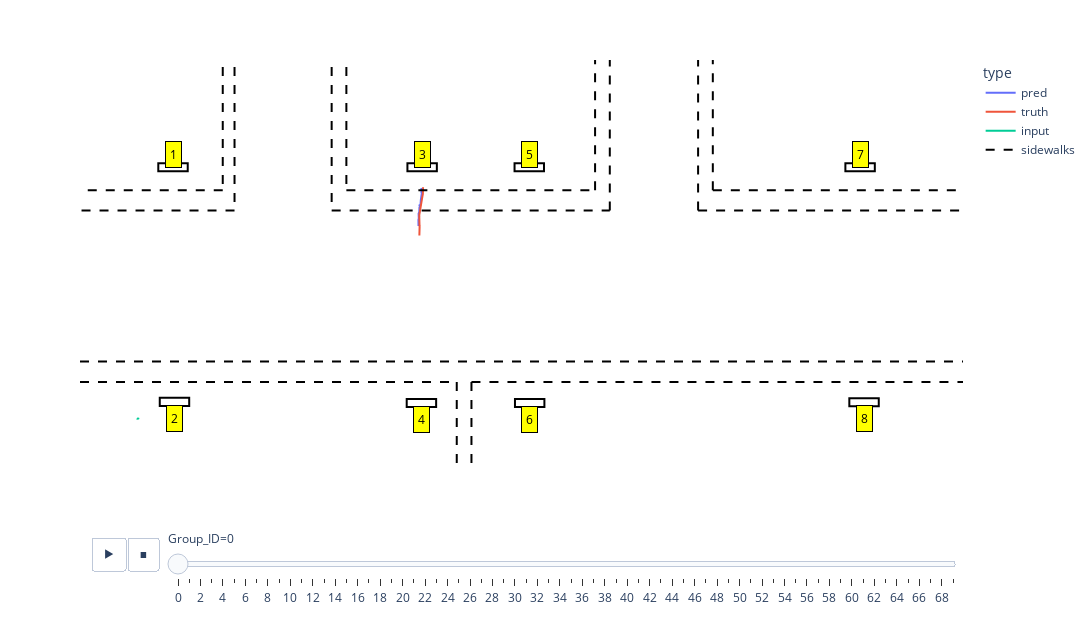

Source (notebook cell):
### Code cell
plt = px.line(df, x="X", y="Y", animation_frame="Group_ID", animation_group="type",
                 color="type", hover_name="type",
                 range_x=[0, 15000], range_y=[5000,10000], 
                 width=15000 / 12, height=5000 / 8)

plt.update_layout({
    'autosize':  False, # True,
    'plot_bgcolor': 'rgba(255, 255, 255, 100)',  # Makes plot background transparent
    'paper_bgcolor': 'rgba(255, 255, 255, 100)', # Makes the entire figure background transparent
    'xaxis': {'showgrid': False},        # Hides the x-axis grid lines
    'yaxis': {'showgrid': False}         # Hides the y-axis grid lines
})
plt.update_xaxes(title_text='', showticklabels=False, visible=False)  # Hides the entire x-axis
plt.update_yaxes(title_text='', showticklabels=False, visible=False)  # Hides the entire y-axis

# Adjust animation duration and frame duration
plt.layout.updatemenus[0].buttons[0].args[1]['frame']['duration'] = 500
plt.layout.updatemenus[0].buttons[0].args[1]['transition']['duration'] = 100


# Function to add a line to the Plotly figure
def add_sidewalk(fig, x0, y0, x1, y1, showlegend):
    fig.add_shape(type='line',
                  x0=x0, y0=y0, x1=x1, y1=y1,
                  line=dict(color='black', width=2, dash='dash'),
                  name='sidewalks',
                  legendgroup='sidewalks',  # this groups legend entries together
                  showlegend=showlegend)
    return fig


# Adding lines to the figure
for i, (key, v) in enumerate(sidewalks.items()):
    showlegend = True if i == 0 else False
    plt = add_sidewalk(plt, *v, showlegend=showlegend)


def draw_rectangle(fig, center, lx, ly, label):
    cx, cy = center
    x0 = cx - lx / 2
    y0 = cy - ly / 2
    x1 = x0 + lx
    y1 = y0 + ly
    
    # Add rectangle shape
    fig.add_shape(type="rect",
                  x0=x0, y0=y0, x1=x1, y1=y1,
                  line=dict(color="black", width=2),
                  fillcolor="rgba(0,0,0,0)",
                  name=str(label))
    
    # Determine text offset based on the y-coordinate
    dy = -200 if cy <= 8000 else 150
    
    # Add text annotation
    fig.add_annotation(x=cx, y=cy + dy, text=str(label),
                       showarrow=False,
                       bgcolor='yellow',
                       bordercolor='black',
                       borderpad=4,
                       font=dict(color='black'))

    return fig

for k, v in stations.items():
    plt = draw_rectangle(plt, v, 500, 100, k)



plt.show()

### Figure 1 — Plotly figure (JSON) as saved in the notebook; plotly's stock layout.template omitted (floating-point values rounded to 4 significant figures)
{"data": [{"hovertemplate": "<b>%{hovertext}</b><br><br>type=pred<br>Group_ID=0<br>X=%{x}<br>Y=%{y}<extra></extra>", "hovertext": ["pred", "pred", "pred", "pred", "pred", "pred", "pred", "pred", "pred", "pred", "pred", "pred", "pred", "pred", "pred", "pred", "pred", "pred", "pred", "pred", "pred", "pred", "pred", "pred", "pred", "pred", "pred", "pred", "pred", "pred", "pred", "pred", "pred", "pred", "pred", "pred", "pred", "pred", "pred", "pred"], "ids": ["pred", "pred", "pred", "pred", "pred", "pred", "pred", "pred", "pred", "pred", "pred", "pred", "pred", "pred", "pred", "pred", "pred", "pred", "pred", "pred", "pred", "pred", "pred", "pred", "pred", "pred", "pred", "pred", "pred", "pred", "pred", "pred", "pred", "pred", "pred", "pred", "pred", "pred", "pred", "pred"], "legendgroup": "pred", "line": {"color": "#636efa", "dash": "solid"}, "marker": {"symbol": "circle"}, "mode": "lines", "name": "pred", "orientation": "v", "showlegend": true, "type": "scatter", "x": [5817.0, 5816.0, 5800.0, 5807.0, 5803.0, 5800.0, 5795.0, 5803.0, 5801.0, 5811.0, 5804.0, 5800.0, 5800.0, 5802.0, 5787.0, 5797.0, 5790.0, 5789.0, 5788.0, 5786.0, 5780.0, 5785.0, 5768.0, 5775.0, 5766.0, 5767.0, 5763.0, 5762.0, 5764.0, 5752.0, 5755.0, 5752.0, 5750.0, 5755.0, 5749.0, 5748.0, 5746.0, 5745.0, 5749.0, 5750.0], "xaxis": "x", "y": [8420.0, 8417.0, 8416.0, 8410.0, 8403.0, 8393.0, 8386.0, 8379.0, 8370.0, 8361.0, 8351.0, 8341.0, 8328.0, 8320.0, 8308.0, 8298.0, 8285.0, 8277.0, 8262.0, 8252.0, 8241.0, 8223.0, 8215.0, 8205.0, 8188.0, 8172.0, 8159.0, 8145.0, 8131.0, 8115.0, 8101.0, 8084.0, 8070.0, 8055.0, 8036.0, 8023.0, 8008.0, 7992.0, 7979.0, 7960.0], "yaxis": "y"}, {"hovertemplate": "<b>%{hovertext}</b><br><br>type=truth<br>Group_ID=0<br>X=%{x}<br>Y=%{y}<extra></extra>", "hovertext": ["truth", "truth", "truth", "truth", "truth", "truth", "truth", "truth", "truth", "truth", "truth", "truth", "truth", "truth", "truth", "truth", "truth", "truth", "truth", "truth", "truth", "truth", "truth", "truth", "truth", "truth", "truth", "truth", "truth", "truth", "truth", "truth", "truth", "truth", "truth", "truth", "truth", "truth", "truth", "truth"], "ids": ["truth", "truth", "truth", "truth", "truth", "truth", "truth", "truth", "truth", "truth", "truth", "truth", "truth", "truth", "truth", "truth", "truth", "truth", "truth", "truth", "truth", "truth", "truth", "truth", "truth", "truth", "truth", "truth", "truth", "truth", "truth", "truth", "truth", "truth", "truth", "truth", "truth", "truth", "truth", "truth"], "legendgroup": "truth", "line": {"color": "#EF553B", "dash": "solid"}, "marker": {"symbol": "circle"}, "mode": "lines", "name": "truth", "orientation": "v", "showlegend": true, "type": "scatter", "x": [5825.0, 5828.0, 5828.0, 5828.0, 5828.0, 5828.0, 5828.0, 5827.0, 5828.0, 5828.0, 5827.0, 5825.0, 5816.0, 5805.0, 5793.0, 5782.0, 5776.0, 5775.0, 5773.0, 5770.0, 5768.0, 5766.0, 5764.0, 5763.0, 5762.0, 5761.0, 5761.0, 5761.0, 5762.0, 5763.0, 5765.0, 5766.0, 5768.0, 5769.0, 5770.0, 5770.0, 5770.0, 5768.0, 5766.0, 5765.0], "xaxis": "x", "y": [8423.0, 8424.0, 8424.0, 8424.0, 8429.0, 8432.0, 8434.0, 8436.0, 8432.0, 8413.0, 8386.0, 8355.0, 8321.0, 8281.0, 8239.0, 8196.0, 8168.0, 8165.0, 8153.0, 8140.0, 8127.0, 8114.0, 8097.0, 8079.0, 8061.0, 8042.0, 8038.0, 8031.0, 8018.0, 8005.0, 7992.0, 7979.0, 7965.0, 7950.0, 7936.0, 7922.0, 7906.0, 7885.0, 7864.0, 7843.0], "yaxis": "y"}, {"hovertemplate": "<b>%{hovertext}</b><br><br>type=input<br>Group_ID=0<br>X=%{x}<br>Y=%{y}<extra></extra>", "hovertext": ["input", "input", "input", "input", "input", "input", "input", "input", "input", "input", "input", "input", "input", "input", "input", "input", "input", "input", "input", "input", "input", "input", "input", "input", "input", "input", "input", "input", "input", "input"], "ids": ["input", "input", "input", "input", "input", "input", "input", "input", "input", "input", "input", "input", "input", "input", "input", "input", "input", "input", "input", "input", "input", "input", "input", "input", "input", "input", "input", "input", "input", "input"], "legendgroup": "input", "line": {"color": "#00cc96", "dash": "solid"}, "marker": {"symbol": "circle"}, "mode": "lines", "name": "input", "orientation": "v", "showlegend": true, "type": "scatter", "x": [986.8, 985.2, 983.3, 982.3, 982.0, 982.0, 982.0, 982.0, 982.1, 981.8, 983.8, 990.7, 992.2, 992.7, 992.8, 992.8, 992.7, 992.4, 992.4, 992.3, 992.2, 991.7, 991.0, 990.6, 991.6, 992.5, 993.5, 994.4, 995.0, 995.2], "xaxis": "x", "y": [5602.0, 5601.0, 5600.0, 5598.0, 5596.0, 5595.0, 5595.0, 5595.0, 5595.0, 5595.0, 5594.0, 5594.0, 5594.0, 5593.0, 5592.0, 5591.0, 5589.0, 5589.0, 5589.0, 5589.0, 5590.0, 5591.0, 5594.0, 5595.0, 5592.0, 5589.0, 5587.0, 5586.0, 5586.0, 5586.0], "yaxis": "y"}], "layout": {"annotations": [{"bgcolor": "yellow", "bordercolor": "black", "borderpad": 4, "font": {"color": "black"}, "showarrow": false, "text": "1", "x": 1580, "y": 8833}, {"bgcolor": "yellow", "bordercolor": "black", "borderpad": 4, "font": {"color": "black"}, "showarrow": false, "text": "2", "x": 1605, "y": 5600}, {"bgcolor": "yellow", "bordercolor": "black", "borderpad": 4, "font": {"color": "black"}, "showarrow": false, "text": "3", "x": 5812, "y": 8833}, {"bgcolor": "yellow", "bordercolor": "black", "borderpad": 4, "font": {"color": "black"}, "showarrow": false, "text": "4", "x": 5800, "y": 5586}, {"bgcolor": "yellow", "bordercolor": "black", "borderpad": 4, "font": {"color": "black"}, "showarrow": false, "text": "5", "x": 7632, "y": 8833}, {"bgcolor": "yellow", "bordercolor": "black", "borderpad": 4, "font": {"color": "black"}, "showarrow": false, "text": "6", "x": 7639, "y": 5586}, {"bgcolor": "yellow", "bordercolor": "black", "borderpad": 4, "font": {"color": "black"}, "showarrow": false, "text": "7", "x": 13252, "y": 8833}, {"bgcolor": "yellow", "bordercolor": "black", "borderpad": 4, "font": {"color": "black"}, "showarrow": false, "text": "8", "x": 13319, "y": 5596}], "autosize": false, "height": 625, "legend": {"title": {"text": "type"}, "tracegroupgap": 0}, "margin": {"t": 60}, "paper_bgcolor": "rgba(255, 255, 255, 100)", "plot_bgcolor": "rgba(255, 255, 255, 100)", "shapes": [{"legendgroup": "sidewalks", "line": {"color": "black", "dash": "dash", "width": 2}, "name": "sidewalks", "showlegend": true, "type": "line", "x0": 2625, "x1": 2625, "y0": 15000, "y1": 8150}, {"legendgroup": "sidewalks", "line": {"color": "black", "dash": "dash", "width": 2}, "name": "sidewalks", "showlegend": false, "type": "line", "x0": 2425, "x1": 2425, "y0": 15000, "y1": 8400}, {"legendgroup": "sidewalks", "line": {"color": "black", "dash": "dash", "width": 2}, "name": "sidewalks", "showlegend": false, "type": "line", "x0": 2625, "x1": 0, "y0": 8150, "y1": 8150}, {"legendgroup": "sidewalks", "line": {"color": "black", "dash": "dash", "width": 2}, "name": "sidewalks", "showlegend": false, "type": "line", "x0": 2425, "x1": 0, "y0": 8400, "y1": 8400}, {"legendgroup": "sidewalks", "line": {"color": "black", "dash": "dash", "width": 2}, "name": "sidewalks", "showlegend": false, "type": "line", "x0": 0, "x1": 16000, "y0": 6295, "y1": 6295}, {"legendgroup": "sidewalks", "line": {"color": "black", "dash": "dash", "width": 2}, "name": "sidewalks", "showlegend": false, "type": "line", "x0": 0, "x1": 6400, "y0": 6045, "y1": 6045}, {"legendgroup": "sidewalks", "line": {"color": "black", "dash": "dash", "width": 2}, "name": "sidewalks", "showlegend": false, "type": "line", "x0": 6400, "x1": 6400, "y0": 6045, "y1": 4000}, {"legendgroup": "sidewalks", "line": {"color": "black", "dash": "dash", "width": 2}, "name": "sidewalks", "showlegend": false, "type": "line", "x0": 6650, "x1": 6650, "y0": 6045, "y1": 4000}, {"legendgroup": "sidewalks", "line": {"color": "black", "dash": "dash", "width": 2}, "name": "sidewalks", "showlegend": false, "type": "line", "x0": 6650, "x1": 16000, "y0": 6045, "y1": 6045}, {"legendgroup": "sidewalks", "line": {"color": "black", "dash": "dash", "width": 2}, "name": "sidewalks", "showlegend": false, "type": "line", "x0": 4275, "x1": 9000, "y0": 8150, "y1": 8150}, {"legendgroup": "sidewalks", "line": {"color": "black", "dash": "dash", "width": 2}, "name": "sidewalks", "showlegend": false, "type": "line", "x0": 4525, "x1": 8750, "y0": 8400, "y1": 8400}, {"legendgroup": "sidewalks", "line": {"color": "black", "dash": "dash", "width": 2}, "name": "sidewalks", "showlegend": false, "type": "line", "x0": 4525, "x1": 4525, "y0": 15000, "y1": 8400}, {"legendgroup": "sidewalks", "line": {"color": "black", "dash": "dash", "width": 2}, "name": "sidewalks", "showlegend": false, "type": "line", "x0": 4275, "x1": 4275, "y0": 15000, "y1": 8150}, {"legendgroup": "sidewalks", "line": {"color": "black", "dash": "dash", "width": 2}, "name": "sidewalks", "showlegend": false, "type": "line", "x0": 8750, "x1": 8750, "y0": 8400, "y1": 15000}, {"legendgroup": "sidewalks", "line": {"color": "black", "dash": "dash", "width": 2}, "name": "sidewalks", "showlegend": false, "type": "line", "x0": 9000, "x1": 9000, "y0": 8150, "y1": 15000}, {"legendgroup": "sidewalks", "line": {"color": "black", "dash": "dash", "width": 2}, "name": "sidewalks", "showlegend": false, "type": "line", "x0": 10500, "x1": 10500, "y0": 8150, "y1": 15000}, {"legendgroup": "sidewalks", "line": {"color": "black", "dash": "dash", "width": 2}, "name": "sidewalks", "showlegend": false, "type": "line", "x0": 10750, "x1": 10750, "y0": 8400, "y1": 15000}, {"legendgroup": "sidewalks", "line": {"color": "black", "dash": "dash", "width": 2}, "name": "sidewalks", "showlegend": false, "type": "line", "x0": 10750, "x1": 16000, "y0": 8400, "y1": 8400}, {"legendgroup": "sidewalks", "line": {"color": "black", "dash": "dash", "width": 2}, "name": "sidewalks", "showlegend": false, "type": "line", "x0": 10500, "x1": 16000, "y0": 8150, "y1": 8150}, {"fillcolor": "rgba(0,0,0,0)", "line": {"color": "black", "width": 2}, "name": "1", "type": "rect", "x0": 1330, "x1": 1830, "y0": 8633, "y1": 8733}, {"fillcolor": "rgba(0,0,0,0)", "line": {"color": "black", "width": 2}, "name": "2", "type": "rect", "x0": 1355, "x1": 1855, "y0": 5750, "y1": 5850}, {"fillcolor": "rgba(0,0,0,0)", "line": {"color": "black", "width": 2}, "name": "3", "type": "rect", "x0": 5562, "x1": 6062, "y0": 8633, "y1": 8733}, {"fillcolor": "rgba(0,0,0,0)", "line": {"color": "black", "width": 2}, "name": "4", "type": "rect", "x0": 5550, "x1": 6050, "y0": 5736, "y1": 5836}, {"fillcolor": "rgba(0,0,0,0)", "line": {"color": "black", "width": 2}, "name": "5", "type": "rect", "x0": 7382, "x1": 7882, "y0": 8633, "y1": 8733}, {"fillcolor": "rgba(0,0,0,0)", "line": {"color": "black", "width": 2}, "name": "6", "type": "rect", "x0": 7389, "x1": 7889, "y0": 5736, "y1": 5836}, {"fillcolor": "rgba(0,0,0,0)", "line": {"color": "black", "width": 2}, "name": "7", "type": "rect", "x0": 13002, "x1": 13502, "y0": 8633, "y1": 8733}, {"fillcolor": "rgba(0,0,0,0)", "line": {"color": "black", "width": 2}, "name": "8", "type": "rect", "x0": 13069, "x1": 13569, "y0": 5746, "y1": 5846}], "sliders": [{"active": 0, "currentvalue": {"prefix": "Group_ID="}, "len": 0.9, "pad": {"b": 10, "t": 60}, "steps": [{"args": [["0"], {"frame": {"duration": 0, "redraw": false}, "fromcurrent": true, "mode": "immediate", "transition": {"duration": 0, "easing": "linear"}}], "label": "0", "method": "animate"}, {"args": [["1"], {"frame": {"duration": 0, "redraw": false}, "fromcurrent": true, "mode": "immediate", "transition": {"duration": 0, "easing": "linear"}}], "label": "1", "method": "animate"}, {"args": [["2"], {"frame": {"duration": 0, "redraw": false}, "fromcurrent": true, "mode": "immediate", "transition": {"duration": 0, "easing": "linear"}}], "label": "2", "method": "animate"}, {"args": [["3"], {"frame": {"duration": 0, "redraw": false}, "fromcurrent": true, "mode": "immediate", "transition": {"duration": 0, "easing": "linear"}}], "label": "3", "method": "animate"}, {"args": [["4"], {"frame": {"duration": 0, "redraw": false}, "fromcurrent": true, "mode": "immediate", "transition": {"duration": 0, "easing": "linear"}}], "label": "4", "method": "animate"}, {"args": [["5"], {"frame": {"duration": 0, "redraw": false}, "fromcurrent": true, "mode": "immediate", "transition": {"duration": 0, "easing": "linear"}}], "label": "5", "method": "animate"}, {"args": [["6"], {"frame": {"duration": 0, "redraw": false}, "fromcurrent": true, "mode": "immediate", "transition": {"duration": 0, "easing": "linear"}}], "label": "6", "method": "animate"}, {"args": [["7"], {"frame": {"duration": 0, "redraw": false}, "fromcurrent": true, "mode": "immediate", "transition": {"duration": 0, "easing": "linear"}}], "label": "7", "method": "animate"}, {"args": [["8"], {"frame": {"duration": 0, "redraw": false}, "fromcurrent": true, "mode": "immediate", "transition": {"duration": 0, "easing": "linear"}}], "label": "8", "method": "animate"}, {"args": [["9"], {"frame": {"duration": 0, "redraw": false}, "fromcurrent": true, "mode": "immediate", "transition": {"duration": 0, "easing": "linear"}}], "label": "9", "method": "animate"}, {"args": [["10"], {"frame": {"duration": 0, "redraw": false}, "fromcurrent": true, "mode": "immediate", "transition": {"duration": 0, "easing": "linear"}}], "label": "10", "method": "animate"}, {"args": [["11"], {"frame": {"duration": 0, "redraw": false}, "fromcurrent": true, "mode": "immediate", "transition": {"duration": 0, "easing": "linear"}}], "label": "11", "method": "animate"}, {"args": [["12"], {"frame": {"duration": 0, "redraw": false}, "fromcurrent": true, "mode": "immediate", "transition": {"duration": 0, "easing": "linear"}}], "label": "12", "method": "animate"}, {"args": [["13"], {"frame": {"duration": 0, "redraw": false}, "fromcurrent": true, "mode": "immediate", "transition": {"duration": 0, "easing": "linear"}}], "label": "13", "method": "animate"}, {"args": [["14"], {"frame": {"duration": 0, "redraw": false}, "fromcurrent": true, "mode": "immediate", "transition": {"duration": 0, "easing": "linear"}}], "label": "14", "method": "animate"}, {"args": [["15"], {"frame": {"duration": 0, "redraw": false}, "fromcurrent": true, "mode": "immediate", "transition": {"duration": 0, "easing": "linear"}}], "label": "15", "method": "animate"}, {"args": [["16"], {"frame": {"duration": 0, "redraw": false}, "fromcurrent": true, "mode": "immediate", "transition": {"duration": 0, "easing": "linear"}}], "label": "16", "method": "animate"}, {"args": [["17"], {"frame": {"duration": 0, "redraw": false}, "fromcurrent": true, "mode": "immediate", "transition": {"duration": 0, "easing": "linear"}}], "label": "17", "method": "animate"}, {"args": [["18"], {"frame": {"duration": 0, "redraw": false}, "fromcurrent": true, "mode": "immediate", "transition": {"duration": 0, "easing": "linear"}}], "label": "18", "method": "animate"}, {"args": [["19"], {"frame": {"duration": 0, "redraw": false}, "fromcurrent": true, "mode": "immediate", "transition": {"duration": 0, "easing": "linear"}}], "label": "19", "method": "animate"}, {"args": [["20"], {"frame": {"duration": 0, "redraw": false}, "fromcurrent": true, "mode": "immediate", "transition": {"duration": 0, "easing": "linear"}}], "label": "20", "method": "animate"}, {"args": [["21"], {"frame": {"duration": 0, "redraw": false}, "fromcurrent": true, "mode": "immediate", "transition": {"duration": 0, "easing": "linear"}}], "label": "21", "method": "animate"}, {"args": [["22"], {"frame": {"duration": 0, "redraw": false}, "fromcurrent": true, "mode": "immediate", "transition": {"duration": 0, "easing": "linear"}}], "label": "22", "method": "animate"}, {"args": [["23"], {"frame": {"duration": 0, "redraw": false}, "fromcurrent": true, "mode": "immediate", "transition": {"duration": 0, "easing": "linear"}}], "label": "23", "method": "animate"}, {"args": [["24"], {"frame": {"duration": 0, "redraw": false}, "fromcurrent": true, "mode": "immediate", "transition": {"duration": 0, "easing": "linear"}}], "label": "24", "method": "animate"}, {"args": [["25"], {"frame": {"duration": 0, "redraw": false}, "fromcurrent": true, "mode": "immediate", "transition": {"duration": 0, "easing": "linear"}}], "label": "25", "method": "animate"}, {"args": [["26"], {"frame": {"duration": 0, "redraw": false}, "fromcurrent": true, "mode": "immediate", "transition": {"duration": 0, "easing": "linear"}}], "label": "26", "method": "animate"}, {"args": [["27"], {"frame": {"duration": 0, "redraw": false}, "fromcurrent": true, "mode": "immediate", "transition": {"duration": 0, "easing": "linear"}}], "label": "27", "method": "animate"}, {"args": [["28"], {"frame": {"duration": 0, "redraw": false}, "fromcurrent": true, "mode": "immediate", "transition": {"duration": 0, "easing": "linear"}}], "label": "28", "method": "animate"}, {"args": [["29"], {"frame": {"duration": 0, "redraw": false}, "fromcurrent": true, "mode": "immediate", "transition": {"duration": 0, "easing": "linear"}}], "label": "29", "method": "animate"}, {"args": [["30"], {"frame": {"duration": 0, "redraw": false}, "fromcurrent": true, "mode": "immediate", "transition": {"duration": 0, "easing": "linear"}}], "label": "30", "method": "animate"}, {"args": [["31"], {"frame": {"duration": 0, "redraw": false}, "fromcurrent": true, "mode": "immediate", "transition": {"duration": 0, "easing": "linear"}}], "label": "31", "method": "animate"}, {"args": [["32"], {"frame": {"duration": 0, "redraw": false}, "fromcurrent": true, "mode": "immediate", "transition": {"duration": 0, "easing": "linear"}}], "label": "32", "method": "animate"}, {"args": [["33"], {"frame": {"duration": 0, "redraw": false}, "fromcurrent": true, "mode": "immediate", "transition": {"duration": 0, "easing": "linear"}}], "label": "33", "method": "animate"}, {"args": [["34"], {"frame": {"duration": 0, "redraw": false}, "fromcurrent": true, "mode": "immediate", "transition": {"duration": 0, "easing": "linear"}}], "label": "34", "method": "animate"}, {"args": [["35"], {"frame": {"duration": 0, "redraw": false}, "fromcurrent": true, "mode": "immediate", "transition": {"duration": 0, "easing": "linear"}}], "label": "35", "method": "animate"}, {"args": [["36"], {"frame": {"duration": 0, "redraw": false}, "fromcurrent": true, "mode": "immediate", "transition": {"duration": 0, "easing": "linear"}}], "label": "36", "method": "animate"}, {"args": [["37"], {"frame": {"duration": 0, "redraw": false}, "fromcurrent": true, "mode": "immediate", "transition": {"duration": 0, "easing": "linear"}}], "label": "37", "method": "animate"}, {"args": [["38"], {"frame": {"duration": 0, "redraw": false}, "fromcurrent": true, "mode": "immediate", "transition": {"duration": 0, "easing": "linear"}}], "label": "38", "method": "animate"}, {"args": [["39"], {"frame": {"duration": 0, "redraw": false}, "fromcurrent": true, "mode": "immediate", "transition": {"duration": 0, "easing": "linear"}}], "label": "39", "method": "animate"}, {"args": [["40"], {"frame": {"duration": 0, "redraw": false}, "fromcurrent": true, "mode": "immediate", "transition": {"duration": 0, "easing": "linear"}}], "label": "40", "method": "animate"}, {"args": [["41"], {"frame": {"duration": 0, "redraw": false}, "fromcurrent": true, "mode": "immediate", "transition": {"duration": 0, "easing": "linear"}}], "label": "41", "method": "animate"}, {"args": [["42"], {"frame": {"duration": 0, "redraw": false}, "fromcurrent": true, "mode": "immediate", "transition": {"duration": 0, "easing": "linear"}}], "label": "42", "method": "animate"}, {"args": [["43"], {"frame": {"duration": 0, "redraw": false}, "fromcurrent": true, "mode": "immediate", "transition": {"duration": 0, "easing": "linear"}}], "label": "43", "method": "animate"}, {"args": [["44"], {"frame": {"duration": 0, "redraw": false}, "fromcurrent": true, "mode": "immediate", "transition": {"duration": 0, "easing": "linear"}}], "label": "44", "method": "animate"}, {"args": [["45"], {"frame": {"duration": 0, "redraw": false}, "fromcurrent": true, "mode": "immediate", "transition": {"duration": 0, "easing": "linear"}}], "label": "45", "method": "animate"}, {"args": [["46"], {"frame": {"duration": 0, "redraw": false}, "fromcurrent": true, "mode": "immediate", "transition": {"duration": 0, "easing": "linear"}}], "label": "46", "method": "animate"}, {"args": [["47"], {"frame": {"duration": 0, "redraw": false}, "fromcurrent": true, "mode": "immediate", "transition": {"duration": 0, "easing": "linear"}}], "label": "47", "method": "animate"}, {"args": [["48"], {"frame": {"duration": 0, "redraw": false}, "fromcurrent": true, "mode": "immediate", "transition": {"duration": 0, "easing": "linear"}}], "label": "48", "method": "animate"}, {"args": [["49"], {"frame": {"duration": 0, "redraw": false}, "fromcurrent": true, "mode": "immediate", "transition": {"duration": 0, "easing": "linear"}}], "label": "49", "method": "animate"}, {"args": [["50"], {"frame": {"duration": 0, "redraw": false}, "fromcurrent": true, "mode": "immediate", "transition": {"duration": 0, "easing": "linear"}}], "label": "50", "method": "animate"}, {"args": [["51"], {"frame": {"duration": 0, "redraw": false}, "fromcurrent": true, "mode": "immediate", "transition": {"duration": 0, "easing": "linear"}}], "label": "51", "method": "animate"}, {"args": [["52"], {"frame": {"duration": 0, "redraw": false}, "fromcurrent": true, "mode": "immediate", "transition": {"duration": 0, "easing": "linear"}}], "label": "52", "method": "animate"}, {"args": [["53"], {"frame": {"duration": 0, "redraw": false}, "fromcurrent": true, "mode": "immediate", "transition": {"duration": 0, "easing": "linear"}}], "label": "53", "method": "animate"}, {"args": [["54"], {"frame": {"duration": 0, "redraw": false}, "fromcurrent": true, "mode": "immediate", "transition": {"duration": 0, "easing": "linear"}}], "label": "54", "method": "animate"}, {"args": [["55"], {"frame": {"duration": 0, "redraw": false}, "fromcurrent": true, "mode": "immediate", "transition": {"duration": 0, "easing": "linear"}}], "label": "55", "method": "animate"}, {"args": [["56"], {"frame": {"duration": 0, "redraw": false}, "fromcurrent": true, "mode": "immediate", "transition": {"duration": 0, "easing": "linear"}}], "label": "56", "method": "animate"}, {"args": [["57"], {"frame": {"duration": 0, "redraw": false}, "fromcurrent": true, "mode": "immediate", "transition": {"duration": 0, "easing": "linear"}}], "label": "57", "method": "animate"}, {"args": [["58"], {"frame": {"duration": 0, "redraw": false}, "fromcurrent": true, "mode": "immediate", "transition": {"duration": 0, "easing": "linear"}}], "label": "58", "method": "animate"}, {"args": [["59"], {"frame": {"duration": 0, "redraw": false}, "fromcurrent": true, "mode": "immediate", "transition": {"duration": 0, "easing": "linear"}}], "label": "59", "method": "animate"}, {"args": [["60"], {"frame": {"duration": 0, "redraw": false}, "fromcurrent": true, "mode": "immediate", "transition": {"duration": 0, "easing": "linear"}}], "label": "60", "method": "animate"}, {"args": [["61"], {"frame": {"duration": 0, "redraw": false}, "fromcurrent": true, "mode": "immediate", "transition": {"duration": 0, "easing": "linear"}}], "label": "61", "method": "animate"}, {"args": [["62"], {"frame": {"duration": 0, "redraw": false}, "fromcurrent": true, "mode": "immediate", "transition": {"duration": 0, "easing": "linear"}}], "label": "62", "method": "animate"}, {"args": [["63"], {"frame": {"duration": 0, "redraw": false}, "fromcurrent": true, "mode": "immediate", "transition": {"duration": 0, "easing": "linear"}}], "label": "63", "method": "animate"}, {"args": [["64"], {"frame": {"duration": 0, "redraw": false}, "fromcurrent": true, "mode": "immediate", "transition": {"duration": 0, "easing": "linear"}}], "label": "64", "method": "animate"}, {"args": [["65"], {"frame": {"duration": 0, "redraw": false}, "fromcurrent": true, "mode": "immediate", "transition": {"duration": 0, "easing": "linear"}}], "label": "65", "method": "animate"}, {"args": [["66"], {"frame": {"duration": 0, "redraw": false}, "fromcurrent": true, "mode": "immediate", "transition": {"duration": 0, "easing": "linear"}}], "label": "66", "method": "animate"}, {"args": [["67"], {"frame": {"duration": 0, "redraw": false}, "fromcurrent": true, "mode": "immediate", "transition": {"duration": 0, "easing": "linear"}}], "label": "67", "method": "animate"}, {"args": [["68"], {"frame": {"duration": 0, "redraw": false}, "fromcurrent": true, "mode": "immediate", "transition": {"duration": 0, "easing": "linear"}}], "label": "68", "method": "animate"}, {"args": [["69"], {"frame": {"duration": 0, "redraw": false}, "fromcurrent": true, "mode": "immediate", "transition": {"duration": 0, "easing": "linear"}}], "label": "69", "method": "animate"}], "x": 0.1, "xanchor": "left", "y": 0, "yanchor": "top"}], "updatemenus": [{"buttons": [{"args": [null, {"frame": {"duration": 500, "redraw": false}, "fromcurrent": true, "mode": "immediate", "transition": {"duration": 100, "easing": "linear"}}], "label": "&#9654;", "method": "animate"}, {"args": [[null], {"frame": {"duration": 0, "redraw": false}, "fromcurrent": true, "mode": "immediate", "transition": {"duration": 0, "easing": "linear"}}], "label": "&#9724;", "method": "animate"}], "direction": "left", "pad": {"r": 10, "t": 70}, "showactive": false, "type": "buttons", "x": 0.1, "xanchor": "right", "y": 0, "yanchor": "top"}], "width": 1250, "xaxis": {"anchor": "y", "domain": [0, 1], "range": [0, 15000], "showgrid": false, "showticklabels": false, "title": {"text": ""}, "visible": false}, "yaxis": {"anchor": "x", "domain": [0, 1], "range": [5000, 10000], "showgrid": false, "showticklabels": false, "title": {"text": ""}, "visible": false}}}
